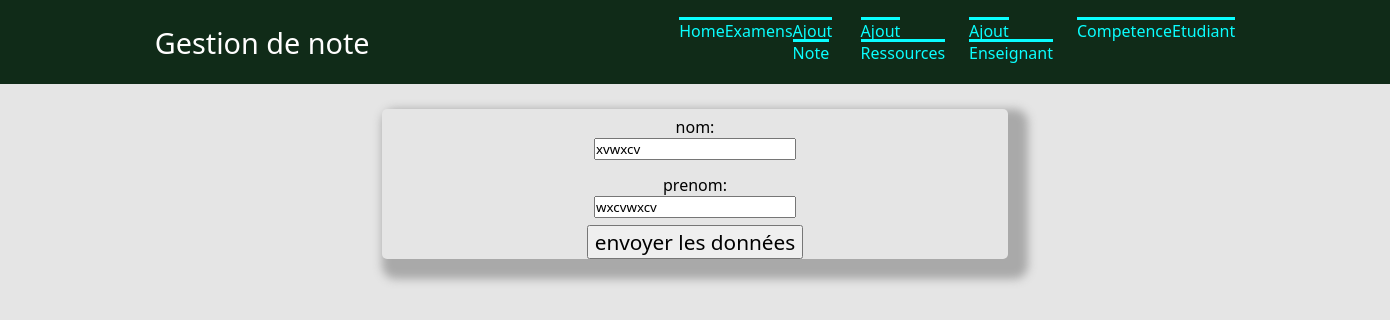
/gestion/updateenseignant/1, run on an earlier commit of the app's database.
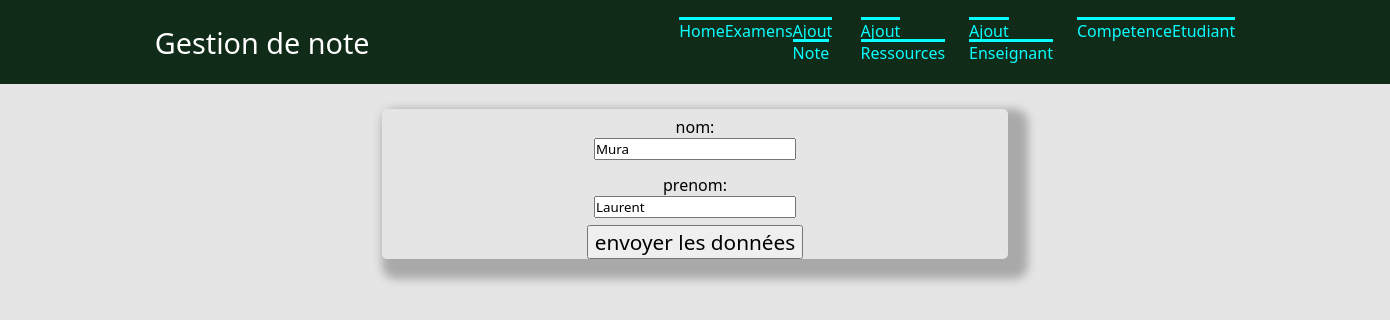
And on a later commit of the database.
### gestion/models.py (models this page shows, shortened)
class Enseignant(models.Model):
    nom = models.CharField(max_length=100)
    prenom = models.CharField(max_length=100)
    def dico(self):
        return {"nom": self.nom,"prenom": self.prenom,}

### gestion/views.py (the view)
# urls.py: path("updateenseignant/<int:id>", views.updateenseignant),
def updateenseignant(request, id):
    enseignant = models.Enseignant.objects.get(pk=id)
    lform = EnseignantForm(enseignant.dico())
    return render(request,"gestion/updateenseignant.html",{"lform": lform,"id":id})

### gestion/forms.py
class EnseignantForm(ModelForm):
    class Meta:
        model = models.Enseignant
        fields = ('nom','prenom',)
        labels = {
            'nom': _('nom'),
            'prenom': _('prenom'),
        }

### gestion/templates/gestion/updateenseignant.html (shortened to what this page needs)
     {% extends "gestion/main.html" %}
{%block content %}
    <form method="post" action="/gestion/traitementupdateenseignant/{{id}}/">
    {{ lform.as_p }}
        <input type="submit" value="envoyer les données">
    </form>
{% endblock %}

What changed in the data, as far as the page shows it:
changed Enseignant: nom "xvwxcv" → "Mura"; prenom "wxcvwxcv" → "Laurent"
